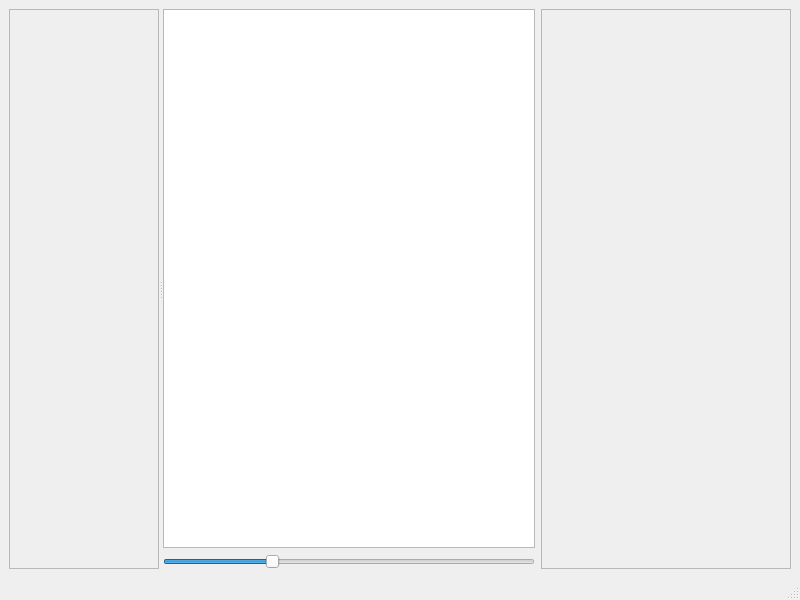
<?xml version="1.0" encoding="UTF-8"?>
<ui version="4.0">
 <class>MainWindow</class>
 <widget class="QMainWindow" name="MainWindow">
  <property name="geometry">
   <rect>
    <x>0</x>
    <y>0</y>
    <width>800</width>
    <height>600</height>
   </rect>
  </property>
  <property name="windowTitle">
   <string>Flicker</string>
  </property>
  <widget class="QWidget" name="centralwidget">
   <layout class="QHBoxLayout" name="horizontalLayout_2">
    <item>
     <layout class="QHBoxLayout" name="horizontalLayout">
      <item>
       <widget class="QSplitter" name="splitter">
        <property name="orientation">
         <enum>Qt::Horizontal</enum>
        </property>
        <widget class="QScrollArea" name="scrollArea">
         <property name="sizePolicy">
          <sizepolicy hsizetype="Minimum" vsizetype="Expanding">
           <horstretch>0</horstretch>
           <verstretch>0</verstretch>
          </sizepolicy>
         </property>
         <property name="minimumSize">
          <size>
           <width>150</width>
           <height>0</height>
          </size>
         </property>
         <property name="widgetResizable">
          <bool>true</bool>
         </property>
         <widget class="QWidget" name="scrollAreaWidgetContents_2">
          <property name="geometry">
           <rect>
            <x>0</x>
            <y>0</y>
            <width>24</width>
            <height>24</height>
           </rect>
          </property>
          <property name="sizePolicy">
           <sizepolicy hsizetype="Fixed" vsizetype="Fixed">
            <horstretch>0</horstretch>
            <verstretch>0</verstretch>
           </sizepolicy>
          </property>
          <layout class="QVBoxLayout" name="verticalLayout_2">
           <property name="spacing">
            <number>20</number>
           </property>
          </layout>
         </widget>
        </widget>
        <widget class="QWidget" name="layoutWidget">
         <layout class="QVBoxLayout" name="verticalLayout">
          <item>
           <widget class="QListView" name="listView">
            <property name="selectionMode">
             <enum>QAbstractItemView::ExtendedSelection</enum>
            </property>
            <property name="selectionBehavior">
             <enum>QAbstractItemView::SelectRows</enum>
            </property>
           </widget>
          </item>
          <item>
           <widget class="QSlider" name="imageSizeSlider">
            <property name="minimum">
             <number>30</number>
            </property>
            <property name="maximum">
             <number>100</number>
            </property>
            <property name="value">
             <number>50</number>
            </property>
            <property name="orientation">
             <enum>Qt::Horizontal</enum>
            </property>
           </widget>
          </item>
         </layout>
        </widget>
       </widget>
      </item>
      <item>
       <widget class="QFrame" name="detailsFrame">
        <property name="minimumSize">
         <size>
          <width>250</width>
          <height>0</height>
         </size>
        </property>
        <property name="maximumSize">
         <size>
          <width>200</width>
          <height>16777215</height>
         </size>
        </property>
        <property name="frameShape">
         <enum>QFrame::StyledPanel</enum>
        </property>
        <property name="frameShadow">
         <enum>QFrame::Raised</enum>
        </property>
        <layout class="QFormLayout" name="formLayout">
         <property name="labelAlignment">
          <set>Qt::AlignLeading|Qt::AlignLeft|Qt::AlignVCenter</set>
         </property>
        </layout>
       </widget>
      </item>
     </layout>
    </item>
   </layout>
  </widget>
  <widget class="QStatusBar" name="statusbar"/>
  <action name="actionFolders">
   <property name="text">
    <string>Folders</string>
   </property>
  </action>
  <action name="actionAbout">
   <property name="text">
    <string>About</string>
   </property>
  </action>
 </widget>
 <resources/>
 <connections/>
</ui>
